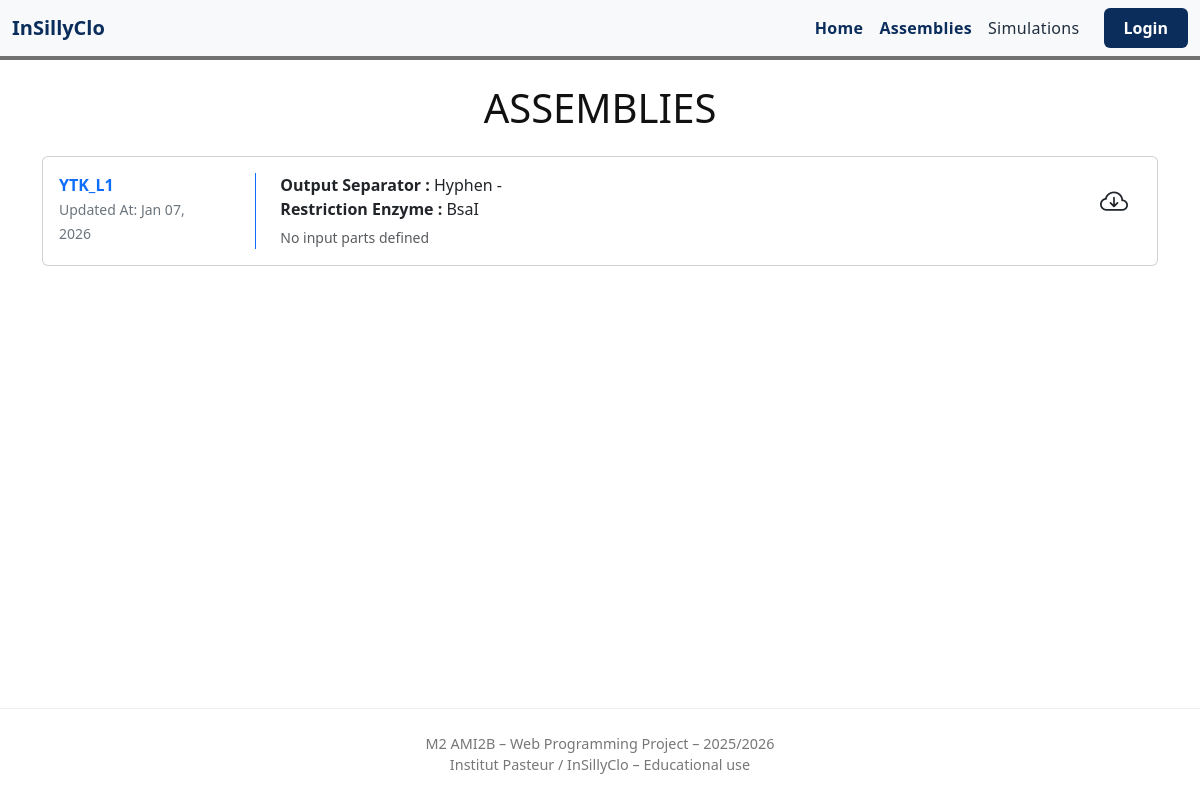
Before: /campaigns/simulator/browse/ with the older database file.
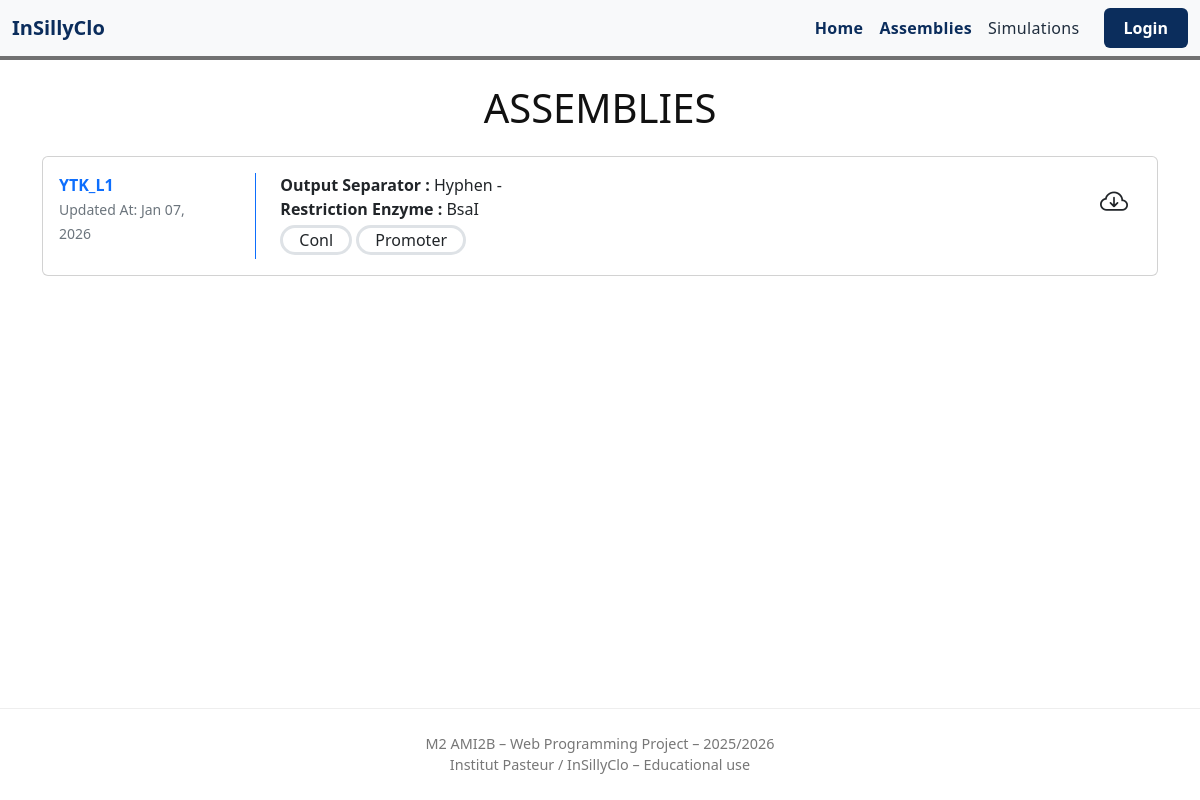
After: the same page with the newer database file.
### campaigns/models.py (models this page shows)
class Assembly(models.Model):
    name = models.CharField(max_length=200)
    comment = models.TextField()
    creation_date = models.DateTimeField("Created At")
    separator = models.CharField(max_length=20)
    restriction_enzyme = models.CharField(max_length=50)
    file = models.FileField(
        upload_to="assemblies/",
        blank=True,
        null=True
    )

class InputParts(models.Model):
    assembly = models.ForeignKey(Assembly, on_delete=models.CASCADE, related_name='inputparts_set')
    part_name = models.CharField(max_length=200)
    typed = models.BooleanField(default=False)
    mandatory = models.BooleanField(default=True)
    separator = models.CharField(max_length=20, blank=True, null=True)
    allowed_types = models.ManyToManyField('Type', blank=True)

### campaigns/views.py (the view)
# urls.py: path("simulator/browse/", views.browse_templates, name="browse_templates"),
def browse_templates(request):
    assemblies = Assembly.objects.prefetch_related('inputparts_set')
    return render(
        request,
        'campaigns/browse.html',
        {'assemblies': assemblies}
    )

### campaigns/templates/campaigns/browse.html (shortened to what this page needs)
{% load static %}
<!DOCTYPE html>
<html lang="en">
<head>
    <link href="https://cdn.jsdelivr.net/npm/bootstrap@5.3.2/dist/css/bootstrap.min.css" rel="stylesheet">
    <link href="https://cdn.jsdelivr.net/npm/bootstrap-icons@1.10.5/font/bootstrap-icons.css" rel="stylesheet">
    <link rel="stylesheet" href="{% static 'frontend/styles.css' %}">
</head>
<body class="d-flex flex-column min-vh-100">
<nav class="navbar navbar-expand-md navbar-light bg-light border-bottom border-3">
    <div class="container-fluid">
        <a class="navbar-brand fw-bold" href="/">InSillyClo</a>
        <div class="collapse navbar-collapse" id="mainNav">
            <ul class="navbar-nav ms-auto mb-2 mb-md-0">
                <li class="nav-item"><a class="nav-link active" href="/">Home</a></li>
                <li class="nav-item"><a class="nav-link active" href="/campaigns/simulator/browse/">Assemblies</a></li>
                <li class="nav-item"><a class="nav-link" href="/campaigns/simulator/">Simulations</a></li>
                <li class="nav-item"><a class="btn btn-simulator ms-md-3" href="/accounts/login/">Login</a></li>
            </ul>
        </div>
    </div>
</nav>
<main class="flex-grow-1">
  <div class="container py-4">
    <h1 class="text-center text-uppercase mb-4">Assemblies</h1>
    {% for assembly in assemblies %}
    <div class="card public-assembly mb-4">
      <div class="card-body row">
        <a class="col-12 col-xl-2 col-lg-3 col-md-3 me-md-4 text-decoration-none"
           href="{% url 'assembly_detail' assembly.id %}">
          <div class="fw-bolder">
            {{ assembly.name }}
          </div>
          <small class="text-secondary">
            Updated At:
            {{ assembly.creation_date|date:"M d, Y" }}
          </small>
        </a>
        <div class="col border-10 border-start border-primary ps-md-4">
          <div class="d-block">
            <span class="fw-bolder">Output Separator :</span>
            {{ assembly.separator }}
          </div>
          <div class="d-block">
            <span class="fw-bolder">Restriction Enzyme :</span>
            {{ assembly.restriction_enzyme }}
          </div>
          <div class="d-block mt-1">
            {% for part in assembly.inputparts_set.all %}
              <div class="d-inline-flex px-3 py-0 mb-1 border border-3
                          rounded-5 border-designer">
                {{ part.part_name }}
              </div>
            {% empty %}
              <span class="text-muted small">No input parts defined</span>
            {% endfor %}
          </div>
        </div>
        <div class="col-auto">
          <a href="{% url 'assembly_download' assembly.id %}"
             class="btn btn-designer btn-md">
            <i class="bi bi-cloud-arrow-down fs-3"></i>
          </a>
        </div>
      </div>
    </div>
    {% empty %}
      <p class="text-muted text-center">No assemblies available.</p>
    {% endfor %}
  </div>
</main>
<footer>
  <div class="container text-center">
    M2 AMI2B – Web Programming Project – 2025/2026
    <br>
    Institut Pasteur / InSillyClo – Educational use
  </div>
</footer>
</body>
</html>

Changed rows visible on the page:
shown differently, row unchanged: Assembly "YTK_L1": no longer shows "No input parts defined"
added InputParts: part_name "Conl"
added InputParts: part_name "Promoter"
